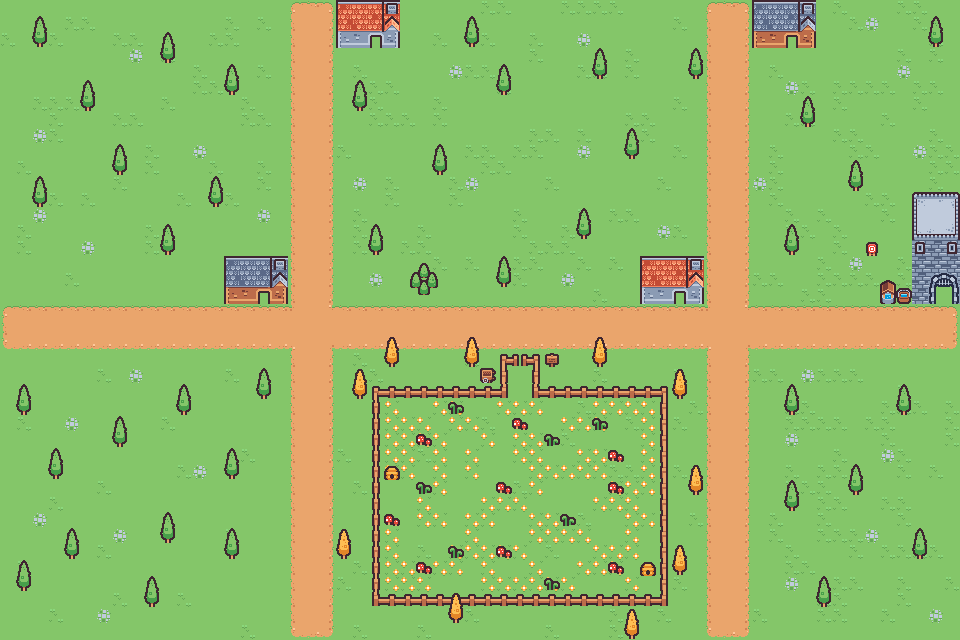

Below is a game level as drawn by its tile map, then a one-line description and the .tmx that defines it (tile-layer data replaced by summaries):
An orthogonal 60x40 tile map with 16x16 px tiles, 3 tile layers (Grass, Structures, Trees) and 132 objects (9x goose, player).

<map version="1.10" tiledversion="1.12.2" orientation="orthogonal" renderorder="right-down" width="60" height="40" tilewidth="16" tileheight="16" infinite="0" nextlayerid="12" nextobjectid="152">
 <tileset firstgid="1" source="tilemap.tsx" />
 <layer id="1" name="Grass" width="60" height="40">
  <data>[2400 cells, 2400 non-empty, 17 distinct tile ids]</data>
 </layer>
 <layer id="2" name="Structures" width="60" height="40">
  <data>[2400 cells, 139 non-empty, 52 distinct tile ids]</data>
 </layer>
 <layer id="3" name="Trees" width="60" height="40">
  <data>[2400 cells, 123 non-empty, 14 distinct tile ids]</data>
 </layer>
 <objectgroup id="4" name="collision">
  <object id="13" x="912" y="192" width="48" height="112" />
  <object id="14" x="640" y="256" width="64" height="48" />
  <object id="15" x="368" y="384" width="144" height="16" />
  <object id="16" x="496" y="352" width="16" height="48" />
  <object id="17" x="528" y="352" width="16" height="48" />
  <object id="18" x="528" y="384" width="144" height="16" />
  <object id="19" x="656" y="384" width="16" height="224" />
  <object id="20" x="368" y="592" width="304" height="16" />
  <object id="21" x="368" y="384" width="16" height="224" />
  <object id="22" x="224" y="256" width="64" height="48" />
  <object id="23" x="336" y="0" width="64" height="48" />
  <object id="24" x="880" y="288" width="32" height="16" />
  <object id="25" x="864" y="240" width="16" height="16" />
  <object id="26" x="784" y="240" width="16" height="16" />
  <object id="27" x="848" y="176" width="16" height="16" />
  <object id="28" x="800" y="112" width="16" height="16" />
  <object id="29" x="928" y="32" width="16" height="16" />
  <object id="30" x="752" y="0" width="64" height="48" />
  <object id="31" x="32" y="32" width="16" height="16" />
  <object id="32" x="80" y="96" width="16" height="16" />
  <object id="33" x="160" y="48" width="16" height="16" />
  <object id="34" x="224" y="80" width="16" height="16" />
  <object id="35" x="112" y="160" width="16" height="16" />
  <object id="36" x="32" y="192" width="16" height="16" />
  <object id="37" x="160" y="240" width="16" height="16" />
  <object id="38" x="208" y="192" width="16" height="16" />
  <object id="39" x="176" y="400" width="16" height="16" />
  <object id="40" x="112" y="432" width="16" height="16" />
  <object id="41" x="48" y="464" width="16" height="16" />
  <object id="42" x="16" y="576" width="16" height="16" />
  <object id="43" x="64" y="544" width="16" height="16" />
  <object id="44" x="144" y="592" width="16" height="16" />
  <object id="45" x="224" y="544" width="16" height="16" />
  <object id="46" x="160" y="528" width="16" height="16" />
  <object id="47" x="224" y="464" width="16" height="16" />
  <object id="48" x="16" y="400" width="16" height="16" />
  <object id="49" x="256" y="384" width="16" height="16" />
  <object id="50" x="352" y="384" width="16" height="16" />
  <object id="51" x="336" y="544" width="16" height="16" />
  <object id="52" x="384" y="352" width="16" height="16" />
  <object id="53" x="464" y="352" width="16" height="16" />
  <object id="56" x="480" y="368" width="16" height="16" />
  <object id="57" x="544" y="352" width="16" height="16" />
  <object id="58" x="592" y="352" width="16" height="16" />
  <object id="59" x="672" y="384" width="16" height="16" />
  <object id="60" x="688" y="480" width="16" height="16" />
  <object id="61" x="672" y="560" width="16" height="16" />
  <object id="62" x="624" y="624" width="16" height="16" />
  <object id="63" x="448" y="608" width="16" height="16" />
  <object id="64" x="784" y="496" width="16" height="16" />
  <object id="65" x="848" y="480" width="16" height="16" />
  <object id="66" x="896" y="400" width="16" height="16" />
  <object id="67" x="784" y="400" width="16" height="16" />
  <object id="68" x="912" y="544" width="16" height="16" />
  <object id="69" x="816" y="592" width="16" height="16" />
  <object id="70" x="496" y="272" width="16" height="16" />
  <object id="71" x="416" y="272" width="16" height="16" />
  <object id="72" x="368" y="240" width="16" height="16" />
  <object id="73" x="432" y="160" width="16" height="16" />
  <object id="74" x="576" y="224" width="16" height="16" />
  <object id="75" x="624" y="144" width="16" height="16" />
  <object id="76" x="592" y="64" width="16" height="16" />
  <object id="77" x="688" y="64" width="16" height="16" />
  <object id="78" x="464" y="32" width="16" height="16" />
  <object id="79" x="496" y="80" width="16" height="16" />
  <object id="80" x="352" y="96" width="16" height="16" />
 </objectgroup>
 <objectgroup id="5" name="cans">
  <object id="86" x="544" y="96">
   <point />
  </object>
  <object id="87" x="128" y="272">
   <point />
  </object>
  <object id="88" x="496" y="496">
   <point />
  </object>
  <object id="89" x="864" y="416">
   <point />
  </object>
  <object id="90" x="848" y="80">
   <point />
  </object>
 </objectgroup>
 <objectgroup id="6" name="sandwiches">
  <object id="91" x="150" y="384">
   <point />
  </object>
 </objectgroup>
 <objectgroup id="7" name="spawns">
  <object id="92" name="player" x="48" y="320">
   <point />
  </object>
  <object id="93" name="goose" x="336" y="320">
   <properties>
    <property name="itemCollection" type="bool" value="false" />
    <property name="leaveMap" type="bool" value="true" />
   </properties>
   <point />
  </object>
  <object id="94" name="goose" x="272" y="48">
   <properties>
    <property name="itemCollection" type="bool" value="true" />
    <property name="leaveMap" type="bool" value="false" />
   </properties>
   <point />
  </object>
  <object id="95" name="goose" x="224" y="592">
   <properties>
    <property name="itemCollection" type="bool" value="false" />
    <property name="leaveMap" type="bool" value="false" />
   </properties>
   <point />
  </object>
 </objectgroup>
 <objectgroup id="8" name="wave1">
  <object id="96" name="goose" x="496" y="144">
   <point />
  </object>
  <object id="97" name="goose" x="720" y="384">
   <point />
  </object>
 </objectgroup>
 <objectgroup id="9" name="wave2">
  <object id="98" name="goose" x="752" y="160">
   <point />
  </object>
  <object id="99" name="goose" x="752" y="560">
   <point />
  </object>
 </objectgroup>
 <objectgroup id="10" name="wave3">
  <object id="100" name="goose" x="160" y="320">
   <point />
  </object>
  <object id="101" name="goose" x="608" y="320">
   <point />
  </object>
 </objectgroup>
 <objectgroup id="11" name="baguettes">
  <object id="102" x="272" y="144">
   <point />
  </object>
  <object id="103" x="48" y="160">
   <point />
  </object>
  <object id="104" x="160" y="112">
   <point />
  </object>
  <object id="105" x="208" y="336">
   <point />
  </object>
  <object id="106" x="80" y="368">
   <point />
  </object>
  <object id="107" x="112" y="496">
   <point />
  </object>
  <object id="108" x="304" y="592">
   <point />
  </object>
  <object id="109" x="304" y="416">
   <point />
  </object>
  <object id="110" x="464" y="224">
   <point />
  </object>
  <object id="111" x="368" y="176">
   <point />
  </object>
  <object id="112" x="432" y="96">
   <point />
  </object>
  <object id="113" x="560" y="32">
   <point />
  </object>
  <object id="114" x="576" y="160">
   <point />
  </object>
  <object id="115" x="656" y="224">
   <point />
  </object>
  <object id="116" x="528" y="336">
   <point />
  </object>
  <object id="117" x="784" y="320">
   <point />
  </object>
  <object id="118" x="736" y="464">
   <point />
  </object>
  <object id="119" x="848" y="544">
   <point />
  </object>
  <object id="120" x="912" y="608">
   <point />
  </object>
  <object id="121" x="720" y="608">
   <point />
  </object>
  <object id="122" x="832" y="368">
   <point />
  </object>
  </objectgroup>
</map>
<!-- 29 of 132 objects omitted -->
